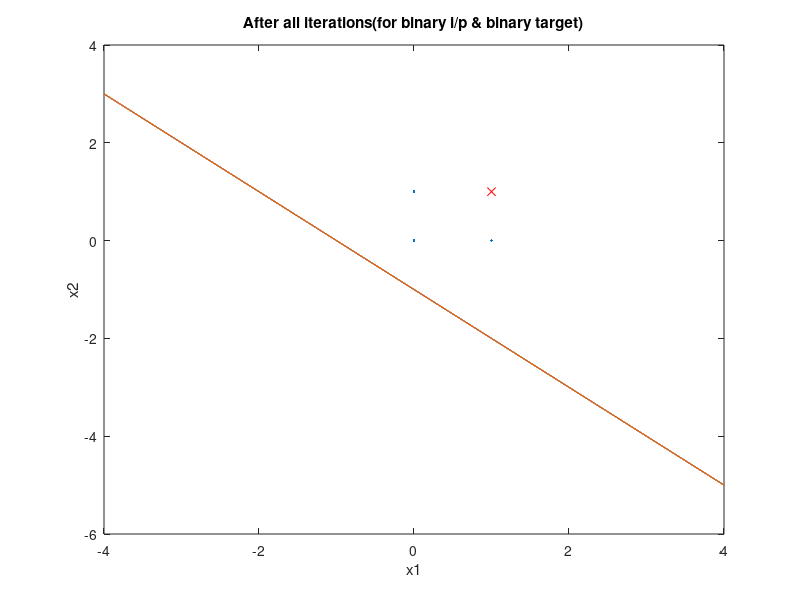

The MATLAB script that drew this image:
%--------------------------------------------------------------------------------------------------
%Programme to Implement Hebb's Network for AND function considering binary input and binay target
%Author - Aditya Pulekar
%--------------------------------------------------------------------------------------------------

 clc;
 clear all;
 close all;
 
%plotting graph
x=[0 0;1 0;0 1];
scatterplot(x);xlabel('x1');ylabel('x2');hold on;
plot(1,1,'rx');hold on;

 %defining initial weights
 w1=1;w2=1;b=1;
 x1=[1 1 0 0];
 x2=[1 0 1 0]; 
 y=[1 0 0 0];
 b0=[1 1 1 1];
 
 %caculating updated weights for first input
 Delw1=x1(1)*y(1);
 Delw2=x2(1)*y(1);
 Delb=b0(1)*y(1);
 
 w1=w1+ Delw1;
 w2=w2+Delw2;
 b=b+Delb;
 
 X1=-4:1:4;
 X2=(-w1/w2)*X1-(b/w2);
% subplot(2,2,1),
 plot(X1,X2,'r');
 hold on;
 
 fprintf(' x1 x2 b0  y  Delw1 Delw2 Delb  w1 w2 b');
 fprintf('\n%2d%3d%3d%3d%5d%5d%6d%6d%3d%3d \n',x1(1),x2(1),b0(1),y(1),Delw1,Delw2,Delb,w1,w2,b);
 %caculating updated weights for  second input
 Delw1=x1(2)*y(2);
 Delw2=x2(2)*y(2);
 Delb=b0(2)*y(2);
 
 w1=w1+ Delw1;
 w2=w2+Delw2;
 b=b+Delb;
 
 X1=-4:1:4;
 X2=(-w1/w2)*X1-(b/w2);
 %subplot(2,2,2),
 plot(X1,X2,'b');
  hold on;
  fprintf('%2d%3d%3d%3d%5d%5d%6d%6d%3d%3d \n',x1(2),x2(2),b0(2),y(2),Delw1,Delw2,Delb,w1,w2,b);
 %caculating updated weights for third input
 Delw1=x1(3)*y(3);
 Delw2=x2(3)*y(3);
 Delb=b0(3)*y(3);
 
 w1=w1+ Delw1;
 w2=w2+Delw2;
 b=b+Delb;
 
 X1=-4:1:4;
 X2=(-w1/w2)*X1-(b/w2);
 %subplot(2,2,3),
 plot(X1,X2,'y');
  hold on;
  fprintf('%2d%3d%3d%3d%5d%5d%6d%6d%3d%3d \n',x1(3),x2(3),b0(3),y(3),Delw1,Delw2,Delb,w1,w2,b);
 %caculating updated weights for fourth input
 Delw1=x1(4)*y(4);
 Delw2=x2(4)*y(4);
 Delb=b0(4)*y(2);
 
w1=w1+ Delw1;
w2=w2+Delw2;
b=b+Delb;
 
 X1=-4:1:4;
 X2=(-w1/w2)*X1-(b/w2);
 %subplot(2,2,4),
 plot(X1,X2);
 title('After all iterations(for binary i/p & binary target)');
 fprintf('%2d%3d%3d%3d%5d%5d%6d%6d%3d%3d \n',x1(4),x2(4),b0(4),y(4),Delw1,Delw2,Delb,w1,w2,b);
 
  %Output
 %----------------------------------------------------------------------------------------------
 %  x1 x2 b0  y  Delw1 Delw2 Delb  w1 w2 b
 %  1  1  1  1    1    1     1     2  2  2 
 %  1  0  1  0    0    0     0     2  2  2 
 %  0  1  1  0    0    0     0     2  2  2 
 %  0  0  1  0    0    0     0     2  2  2 
 %-------------------------------------------------------------------------------------------------